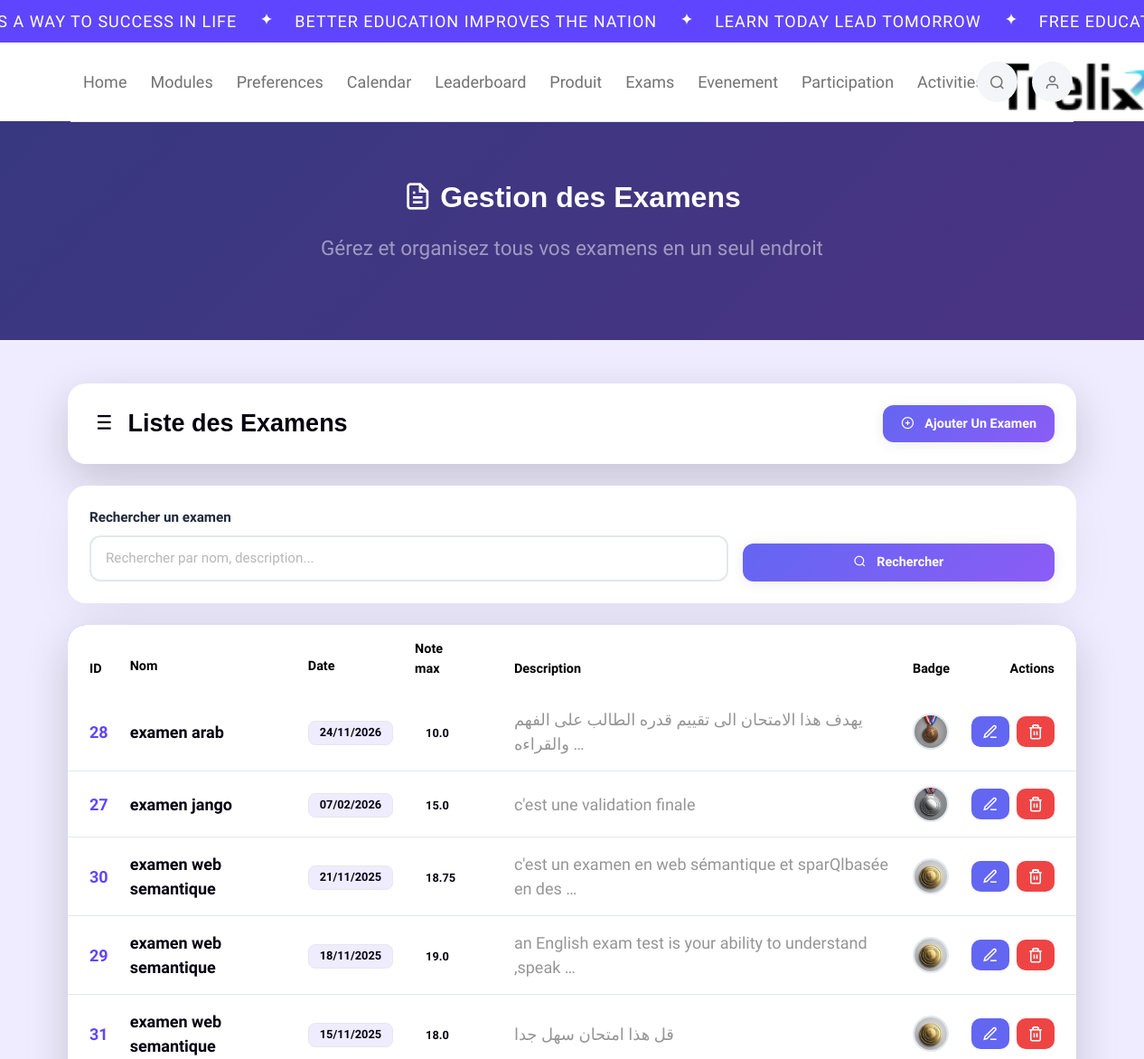
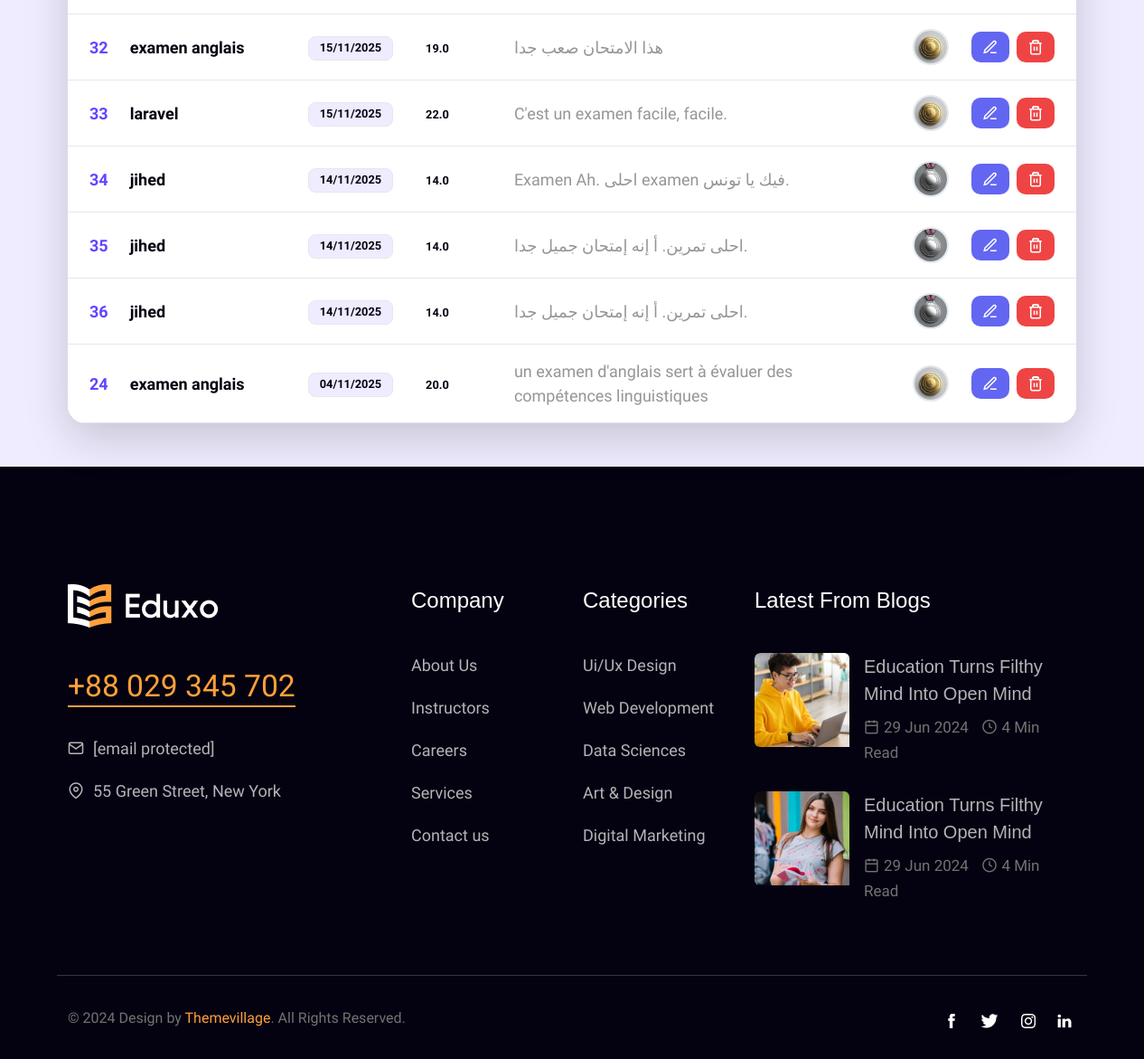
Page /api/?order=-date_examen&search= on the committed database (2 pictures, top to bottom).
### evaluation/models.py (models this page shows, shortened)
class Examen(models.Model):
    nom = models.CharField(max_length=200)
    date_examen = models.DateField()
    note_max = models.FloatField()
    description = models.TextField(blank=True, null=True)
    badge = models.ForeignKey(Badge, on_delete=models.SET_NULL, null=True, blank=True, related_name="examens")

class Badge(models.Model):
    type = models.CharField(max_length=50)
    image = models.ImageField(upload_to='badges/', blank=True, null=True)

### evaluation/views.py (the view)
# urls.py: path('', views.examen_list, name='examen_list'),
def examen_list(request):
    search = request.GET.get('search', '')  # recherche par texte
    order = request.GET.get('order', '-id')  # tri par défaut : derniers d'abord
    examens = Examen.objects.all()
    if search:
        examens = examens.filter(
            Q(nom__icontains=search) |
            Q(description__icontains=search) |
            Q(note_max__icontains=search)
        )
    examens = examens.order_by(order)
    return render(request, 'examens_list.html', {
        'examens': examens,
        'search': search,
        'order': order
    })

### evaluation/templates/examens_list.html (shortened to what this page needs)
{% extends "trelix_app/base.html" %}
{% load static %}
{% block content %}
{% include 'trelix_app/header.html' %}
{% get_static_prefix as STATIC_PREFIX %}
<section class="promo-sec position-relative overflow-hidden"
 style="background: linear-gradient(135deg, rgba(99,102,241,.95) 0%, rgba(139,92,246,.95) 100%); padding:60px 0;">
  <div class="container">
    <div class="row">
      <div class="col-lg-12 text-center">
        <h1 class="display-4 text-white fw-bold mb-3">
          <i class="feather-icon icon-file-text"></i> Gestion des Examens
        </h1>
        <p class="text-white-50 fs-5 mb-4">
          Gérez et organisez tous vos examens en un seul endroit
        </p>
      </div>
    </div>
  </div>
</section>
<section class="py-5 bg-light">
  <div class="container">
    <div class="row justify-content-center">
      <div class="col-12">
        <div class="card border-0 shadow-lg custom-card mb-4">
          <div class="card-body p-4">
            <div class="row align-items-center">
              <div class="col-md-8">
                <h3 class="h4 mb-0 text-dark">
                  <i class="feather-icon icon-list me-2"></i>
                  Liste des Examens
                </h3>
              </div>
              <div class="col-md-4 text-end">
                <a href="/api/examens/ajouter/" class="btn btn-custom-primary">
                  <i class="feather-icon icon-plus-circle me-2"></i>
                  Ajouter un examen
                </a>
              </div>
            </div>
          </div>
        </div>
        <div class="card border-0 shadow-sm custom-card mb-4">
          <div class="card-body p-4">
            <form method="GET" class="row g-3 align-items-end">
              <div class="col-md-8">
                <label class="form-label-custom">Rechercher un examen</label>
                <div class="input-wrapper">
                  <input type="text" name="search" class="form-control-custom"
                         placeholder="Rechercher par nom, description..." value="{{ search }}">
                </div>
              </div>
              <div class="col-md-4">
                <button type="submit" class="btn btn-custom-primary w-100">
                  <i class="feather-icon icon-search me-2"></i>
                  Rechercher
                </button>
              </div>
            </form>
          </div>
        </div>
        <div class="card border-0 shadow-lg custom-card">
          <div class="card-body p-0">
            <div class="table-responsive">
              <table class="table table-hover align-middle mb-0">
                <thead class="table-custom-header">
                  <tr>
                    <th class="ps-4">ID</th>
                    <th>
                      <div class="d-flex align-items-center gap-1">
                        <span>Nom</span>
                        <div class="sort-buttons">
                          <a href="?order=nom&search={{ search }}" class="sort-link" title="Tri croissant">▲</a>
                          <a href="?order=-nom&search={{ search }}" class="sort-link" title="Tri décroissant">▼</a>
                        </div>
                      </div>
                    </th>
                    <th>
                      <div class="d-flex align-items-center gap-1">
                        <span>Date</span>
                        <div class="sort-buttons">
                          <a href="?order=date_examen&search={{ search }}" class="sort-link" title="Tri croissant">▲</a>
                          <a href="?order=-date_examen&search={{ search }}" class="sort-link" title="Tri décroissant">▼</a>
                        </div>
                      </div>
                    </th>
                    <th>
                      <div class="d-flex align-items-center gap-1">
                        <span>Note max</span>
                        <div class="sort-buttons">
                          <a href="?order=note_max&search={{ search }}" class="sort-link" title="Tri croissant">▲</a>
                          <a href="?order=-note_max&search={{ search }}" class="sort-link" title="Tri décroissant">▼</a>
                        </div>
                      </div>
                    </th>
                    <th>Description</th>
                    <th>Badge</th>
                    <th class="text-end pe-4">Actions</th>
                  </tr>
                </thead>
                <tbody>
                {% for examen in examens %}
                  <tr class="table-row-custom">
                    <td class="ps-4 fw-semibold text-primary">{{ examen.id }}</td>
                    <td class="fw-semibold text-dark">{{ examen.nom }}</td>
                    <td>
                      <span class="badge bg-light text-dark border">
                        {{ examen.date_examen|date:"d/m/Y" }}
                      </span>
                    </td>
                    <td>
                      <span class="badge bg-warning text-dark">
                        {{ examen.note_max }}
                      </span>
                    </td>
                    <td class="text-muted">
                      {{ examen.description|default:"—"|truncatewords:10 }}
                    </td>
                    <td>
                      {% if examen.badge and examen.badge.image %}
                        <img src="{{ examen.badge.image.url }}" class="badge-img" alt="badge">
                      {% else %}
                        <span class="text-muted">—</span>
                      {% endif %}
                    </td>
                    <td class="text-end pe-4">
                      <div class="btn-group-custom">
                        <a href="/api/examens/modifier/{{ examen.id }}/" class="btn btn-action-primary" title="Modifier">
                          <i class="feather-icon icon-edit-3"></i>
                        </a>
                        <a href="/api/examens/supprimer/{{ examen.id }}/"
                           class="btn btn-action-danger"
                           title="Supprimer"
                           onclick="return confirm('Voulez-vous vraiment supprimer cet examen ?')">
                          <i class="feather-icon icon-trash-2"></i>
                        </a>
                      </div>
                    </td>
                  </tr>
                {% endfor %}
                </tbody>
              </table>
            </div>
          </div>
        </div>
      </div>
    </div>
  </div>
</section>
{% include 'trelix_app/footer.html' %}
{% endblock %}

### trelix_app/static/css/feather.css (style rules this page uses)
.feather-icon { font-family: "feather-icons"; display: inline-block; line-height: 1; font-weight: normal; font-style: normal; speak: none; text-decoration: inherit; text-transform: none; text-rendering: auto; -webkit-font-smoothing: antialiased; -moz-osx-font-smoothing: grayscale; }
.icon-edit-3:before { content: "\f15d"; }
.icon-file-text:before { content: "\f168"; }
.icon-list:before { content: "\f18e"; }
.icon-plus-circle:before { content: "\f1bd"; }
.icon-search:before { content: "\f1cd"; }
.icon-trash-2:before { content: "\f1f0"; }

### evaluation/templates/examens_list.html (style rules this page uses)
:root { --primary-color: #6366f1; --primary-dark: #4f46e5; --secondary-color: #6c757d; --success-color: #10b981; --danger-color: #ef4444; --warning-color: #f59e0b; --border-color: #e2e8f0; --shadow-light: 0 2px 15px rgba(0,0,0,0.08); --shadow-medium: 0 5px 25px rgba(0,0,0,0.1); --gradient-primary: linear-gradient(135deg, #6366f1 0%, #8b5cf6 100%); }
.custom-card { border-radius: 20px; overflow: hidden; transition: transform 0.3s ease, box-shadow 0.3s ease; }
.form-label-custom { color: #1e293b !important; font-weight: 600; font-size: 0.95rem; margin-bottom: 8px; display: block; }
.form-control-custom { width: 100%; padding: 12px 16px; border: 2px solid var(--border-color); border-radius: 12px; background: #fff; font-size: 0.95rem; transition: all 0.3s ease; }
.btn-custom-primary { background: var(--gradient-primary); border: none; color: white; padding: 10px 20px; border-radius: 12px; font-weight: 600; font-size: 0.9rem; transition: all 0.3s ease; box-shadow: var(--shadow-light); }
.table-custom-header { background: var(--gradient-primary); color: white; }
.table-custom-header th { border: none; padding: 16px 12px; font-weight: 600; font-size: 0.9rem; }
.table-row-custom { transition: all 0.3s ease; border-bottom: 1px solid var(--border-color); }
.table-row-custom td { padding: 16px 12px; border: none; }
.sort-buttons { display: flex; flex-direction: column; gap: 2px; margin-left: 8px; }
.sort-link { color: rgba(255, 255, 255, 0.9); text-decoration: none; font-size: 0.8rem; line-height: 0.8; transition: all 0.3s ease; background: rgba(255, 255, 255, 0.2); border-radius: 3px; padding: 2px 4px; display: flex; align-items: center; justify-content: center; width: 20px; height: 12px; }
.btn-group-custom { display: flex; gap: 8px; justify-content: flex-end; }
.btn-action-primary, .btn-action-danger { padding: 8px 12px; border-radius: 10px; border: none; color: white; transition: all 0.3s ease; display: flex; align-items: center; justify-content: center; }
.btn-action-primary { background: var(--primary-color); }
.btn-action-danger { background: var(--danger-color); }
.badge-img { width: 40px; height: 40px; border-radius: 50%; object-fit: cover; border: 2px solid var(--border-color); }
.badge { padding: 6px 12px; border-radius: 8px; font-weight: 600; font-size: 0.8rem; }
.custom-card { animation: fadeIn 0.5s ease forwards; }

### rows in the picture
Examen: id "28", nom "examen arab", date_examen "24/11/2026", note_max "10.0", description "يهدف هذا الامتحان الى تقييم قدره الطالب على الفهم والقراءه …", badge.image (picture)
Examen: id "27", nom "examen jango", date_examen "07/02/2026", note_max "15.0", description "c'est une validation finale", badge.image (picture)
Examen: id "30", nom "examen web semantique", date_examen "21/11/2025", note_max "18.75", description "c'est un examen en web sémantique et sparQlbasée en des …", badge.image (picture)
Examen: id "29", nom "examen web semantique", date_examen "18/11/2025", note_max "19.0", description "an English exam test is your ability to understand ,speak …", badge.image (picture)
Examen: id "31", nom "examen web semantique", date_examen "15/11/2025", note_max "18.0", description "قل هذا امتحان سهل جدا", badge.image (picture)
Examen: id "32", nom "examen anglais", date_examen "15/11/2025", note_max "19.0", description "هذا الامتحان صعب جدا", badge.image (picture)
Examen: id "33", nom "laravel", date_examen "15/11/2025", note_max "22.0", description "C'est un examen facile, facile.", badge.image (picture)
Examen: id "34", nom "jihed", date_examen "14/11/2025", note_max "14.0", description "Examen Ah. احلى examen فيك يا تونس.", badge.image (picture)
Examen: id "35", nom "jihed", date_examen "14/11/2025", note_max "14.0", description "احلى تمرين. أ إنه إمتحان جميل جدا.", badge.image (picture)
Examen: id "36", nom "jihed", date_examen "14/11/2025", note_max "14.0", description "احلى تمرين. أ إنه إمتحان جميل جدا.", badge.image (picture)
Examen: id "24", nom "examen anglais", date_examen "04/11/2025", note_max "20.0", description "un examen d'anglais sert à évaluer des compétences linguistiques", badge.image (picture)
